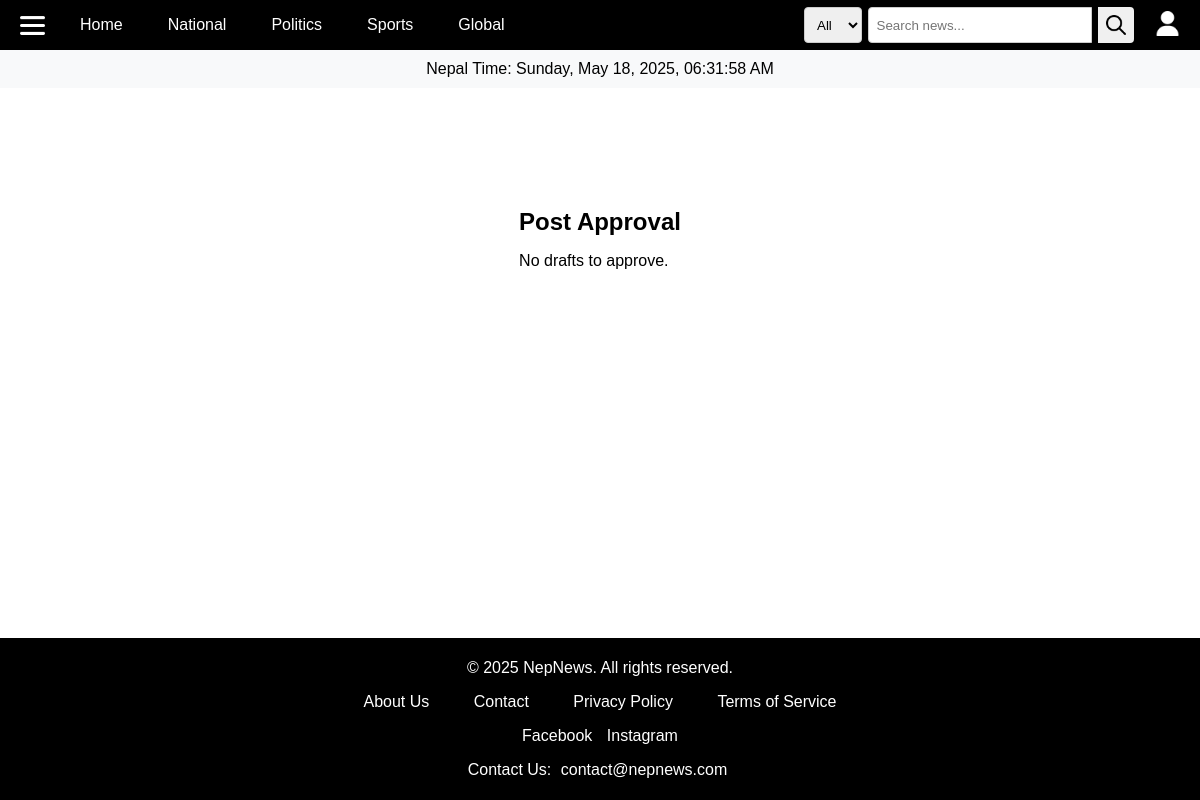
Page /post-approval/ (signed in) on the committed database.
### newsapp/models.py (models this page shows, shortened)
class Category(models.Model):
    name = models.CharField(max_length=100)

### newsapp/views.py (the view, shortened to what this page needs)
# urls.py: path('post-approval/', views.post_approval, name='post-approval'),
@login_required
@role_required('editor', 'admin')
def post_approval(request):
    drafts = Post.objects.filter(status='draft')
    return render(request, 'post_approval.html', {'drafts': drafts})

### newsapp/context_processors.py (called while the page is built)
def base_context(request):
    return {'categories': Category.objects.all()}

### newsapp/views.py (called while the page is built)
def role_required(*roles):
    def decorator(view_func):
        @wraps(view_func)
        def wrapper(request, *args, **kwargs):
            if request.user.is_authenticated and request.user.userprofile.role in roles:
                return view_func(request, *args, **kwargs)
            return redirect('login-user')
        return wrapper
    return decorator

### templates/post_approval.html
{% extends 'base.html' %}
{% block content %}
<div style="max-width: 800px; margin: 80px auto 20px; padding: 20px;">
    <h2>Post Approval</h2>
    {% for post in drafts %}
        <div>
            <h4>{{ post.title }}</h4>
            <p>{{ post.short_description }}</p>
            <form method="post">
                {% csrf_token %}
                <input type="hidden" name="post_id" value="{{ post.id }}">
                <select name="status">
                    <option value="draft">Draft</option>
                    <option value="published">Publish</option>
                    <option value="published">Publish</option>
                </select>
                <a href="{% url 'edit-post' post.id %}" class="btn btn-secondary">Edit</a>
                <button type="submit">Update</button>
            </form>
        </div>
    {% empty %}
        <p>No drafts to approve.</p>
    {% endfor %}
</div>
{% endblock %}

### templates/base.html (shortened to what this page needs)
{% load static %}
<!DOCTYPE html>
<html lang="en">
<head>
    <link rel="stylesheet" href="{% static 'css/style.css' %}">
</head>
<body>
    <header>
        <div class="nav-container">
            <div class="menu">
                <img src="{% static 'images/menu.png' %}" alt="Menu" class="menu-icon" onclick="toggleSidebar()">
            </div>
            <nav class="navbar">
                <ul>
                    <li><a href="{% url 'home-page' %}">Home</a></li>
                    {% for category in categories %}
                        <li><a href="{% url 'category-post' category.id %}">{{ category.name }}</a></li>
                    {% endfor %}
                </ul>
            </nav>
            <div class="right-icons">
                <div class="search-container">
                    <form action="{% url 'search-posts' %}" method="get" class="search-form">
                        <div class="custom-select">
                            <select name="category" class="search-category">
                                <option value="">All</option>
                            </select>
                        </div>
                        <input type="text" name="q" class="search-input" placeholder="Search news..." value="{{ request.GET.q }}">
                        <button type="submit" class="search-button">
                            <img src="{% static 'images/search.png' %}" alt="Search" class="search-icon">
                        </button>
                    </form>
                </div>
                {% if user.is_authenticated %}
                    <a href="{% url 'profile' %}">
                        <img class="user" src="{% static 'images/user.png' %}" alt="User Profile">
                    </a>
                {% else %}
                    <img class="user" src="{% static 'images/user.png' %}" alt="User Profile" id="user-icon" onclick="openAuthModal()">
                {% endif %}
            </div>
        </div>
    </header>
    <div class="time-container">
        <span id="nepal-time">Nepal Time: Loading...</span>
    </div>
    {% block content %}
    {% endblock %}
    <footer>
        <p>© 2025 NepNews. All rights reserved.</p>
        <ul>
            <li><a href="{% url 'about-page' %}">About Us</a></li>
            <li><a href="{% url 'contact-page' %}">Contact</a></li>
            <li><a href="{% url 'privacy-policy' %}">Privacy Policy</a></li>
            <li><a href="{% url 'terms-page' %}">Terms of Service</a></li>
        </ul>
        <div>
            <a href="https://www.facebook.com">Facebook</a>
            <a href="https://www.instagram.com">Instagram</a>
        </div>
        <p>Contact Us: <a href="mailto:contact@nepnews.com">contact@nepnews.com</a></p>
    </footer>
</body>
</html>

### static/css/style.css (style rules this page uses)
body { margin: 0; padding: 0; box-sizing: border-box; font-family: Arial, sans-serif; display: flex; flex-direction: column; min-height: 100vh; }
header { background-color: #000000; height: 50px; width: 100%; margin: 0; padding: 0; display: flex; justify-content: space-evenly; align-items: center; overflow: hidden; position: fixed; top: 0; z-index: 1000; }
.nav-container { width: 100%; display: flex; justify-content: flex-start; align-items: center; }
.menu { display: flex; align-items: center; margin: 20px; }
.menu img { height: 100%; width: 25px; cursor: pointer; filter: invert(1); }
.navbar ul { list-style: none; padding: 0; margin: 0; display: flex; justify-content: center; gap: 15px; }
.navbar a { color: white; text-decoration: none; padding: 10px 15px; display: block; }
.right-icons { display: flex; justify-content: space-between; align-items: center; gap: 15px; margin: 20px; margin-left: auto; }
.right-icons img { width: 25px; cursor: pointer; justify-content: space-evenly; }
.user { filter: brightness(0) invert(); }
.search-container form { display: flex; align-items: center; gap: 6px; padding: 6px; }
.search-category, .search-input { height: 36px; margin: 0; box-sizing: border-box; }
.search-button { background-color: #de7b7b; border: none; padding: 6px; border-radius: 12px; cursor: pointer; display: flex; align-items: center; justify-content: center; width: 36px; height: 36px; margin: 0; box-sizing: border-box; }
.search-icon { width: 16px; height: 16px; display: block; }
h2 { margin-bottom: 15px; }
input, textarea, select { width: 100%; padding: 8px; margin-bottom: 10px; border: 1px solid #ccc; border-radius: 4px; }
button { width: 100%; padding: 10px; background-color: white; border: none; color: black; border-radius: 4px; cursor: pointer; }
footer { flex-shrink: 0; background-color: black; color: white; text-align: center; padding: 5px; margin-top: auto; }
footer ul { list-style-type: none; padding: 0; }
footer ul li { display: inline; margin: 0 15px; }
footer a { color: white; text-decoration: none; padding: 5px; }
.search-container form { display: flex; align-items: center; }
.search-input { padding: 8px; border: 1px solid #ccc; border-radius: 4px 0 0 4px; outline: none; }
.search-button { background: none; border: none; padding: 8px; cursor: pointer; border-radius: 0 4px 4px 0; background-color: #f0f0f0; }
.search-button img { width: 20px; height: 20px; }
.time-container { text-align: center; padding: 10px; background: #f8f9fa; margin-top: 50px; }

### rows in the picture
Category: name "National"
Category: name "Politics"
Category: name "Sports"
Category: name "Global"
